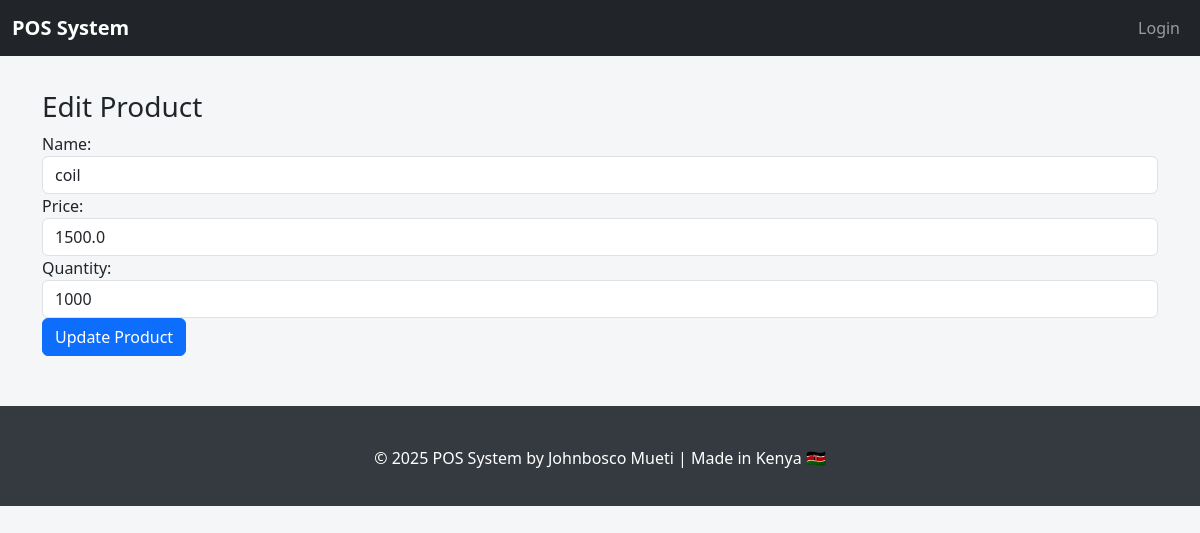
Page /edit_product/1 (signed in) on the committed database.
### app/models.py (models this page shows, shortened)
class Product(db.Model):
    id = db.Column(db.Integer, primary_key=True)
    name = db.Column(db.String(100), nullable=False)
    price = db.Column(db.Float, nullable=False)
    quantity = db.Column(db.Integer, nullable=False)
    date_added = db.Column(db.DateTime, default=datetime.utcnow)

### app/routes.py (the view, shortened to what this page needs)
@main.route('/edit_product/<int:product_id>', methods=['GET', 'POST'])
@login_required
def edit_product(product_id):
    product = Product.query.get_or_404(product_id)
    return render_template('edit_product.html', product=product)

### app/models.py (called while the page is built)
@login_manager.user_loader
def load_user(user_id):
    return User.query.get(int(user_id))

### app/routes.py (called while the page is built)
@main.app_context_processor
def inject_now():
    return {'current_year': datetime.now().year}

### app/templates/edit_product.html
{% extends 'base.html' %}
{% block content %}
    <h3>Edit Product</h3>
    <form method="POST">
        <div class="form-group">
            <label for="name">Name:</label>
            <input type="text" name="name" class="form-control" value="{{ product.name }}" required>
        </div>
        <div class="form-group">
            <label for="price">Price:</label>
            <input type="number" name="price" class="form-control" value="{{ product.price }}" required>
        </div>
        <div class="form-group">
            <label for="quantity">Quantity:</label>
            <input type="number" name="quantity" class="form-control" value="{{ product.quantity }}" required>
        </div>
        <button type="submit" class="btn btn-primary">Update Product</button>
    </form>
{% endblock %}

### app/templates/base.html (style rules this page uses)
body { padding-top: 70px; background-color: #f4f6f8; }

### rows in the picture
Product: name "coil", price "1500.0", quantity "1000"
